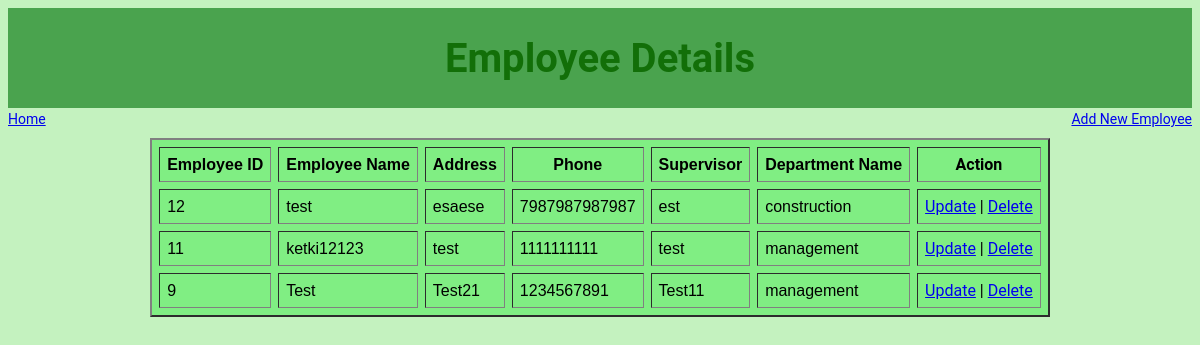
Page /employee/list.php on the committed database.
### tables this page shows
CREATE TABLE IF NOT EXISTS `employee` (
  `empid` int(10) UNSIGNED NOT NULL AUTO_INCREMENT,
  `ename` varchar(45) NOT NULL,
  `phone` varchar(45) NOT NULL,
  `addressid` varchar(50) NOT NULL,
  `supervisor` varchar(45) NOT NULL,
  `dept_id` int(10) UNSIGNED NOT NULL,
  PRIMARY KEY (`empid`),
  KEY `FK_employee_1` (`dept_id`)
);

CREATE TABLE IF NOT EXISTS `department` (
  `dept_id` int(10) UNSIGNED NOT NULL AUTO_INCREMENT,
  `dept_name` varchar(45) NOT NULL,
  PRIMARY KEY (`dept_id`)
);

### employee/list.php (the view, shortened to what this page needs)
<?php include '../config.php'; ?>
<html>
    <head>
    </head>
    <body>
    <div id="app">
      <div class="banner">
        <h1>Employee Details</h1>
      </div>
      <div class="main-subtitle">
          <div class="addnew">
          	<a href="<?php echo SITE_URL; ?>">Home</a>
          </div>
          <div class="addnewright">
            <a href="<?php echo SITE_URL; ?>employee/add.php">Add New Employee</a>
          </div>
      </div>
      <table name="Employee" border="2" cellspacing="7" cellpadding="7" align="center" style="margin-top: 8;">
            <tr>
                <th><font face="Arial, Helvetica, sans-serif">Employee ID</font></th>
                <th><font face="Arial, Helvetica, sans-serif">Employee Name</font></th>
                <th><font face="Arial, Helvetica, sans-serif">Address</font></th>
                <th><font face="Arial, Helvetica, sans-serif">Phone</font></th>
                <th><font face="Arial, Helvetica, sans-serif">Supervisor</font></th>
                <th><font face="Arial, Helvetica, sans-serif">Department Name</font></th>
                <th>Action</th>
            </tr>
          	<?php $sql = "SELECT employee.*, department.dept_name as dept_name FROM employee INNER JOIN department ON employee.dept_id = department.dept_id ORDER BY employee.empid DESC;";
					$result = $conn->query($sql);
					if ($result->num_rows > 0) {
						while($row = $result->fetch_assoc()) {
			?>
            <tr>
              <td><font face="Arial, Helvetica, sans-serif"><?php echo $row['empid']; ?></font></td>
              <td><font face="Arial, Helvetica, sans-serif"><?php echo $row['ename']; ?></font></td>
              <td><font face="Arial, Helvetica, sans-serif"><?php echo $row['addressid']; ?></font></td>
              <td><font face="Arial, Helvetica, sans-serif"><?php echo $row['phone']; ?></font></td>
              <td><font face="Arial, Helvetica, sans-serif"><?php echo $row['supervisor']; ?></font></td>
              <td><font face="Arial, Helvetica, sans-serif"><?php echo $row['dept_name']; ?></font></td>
          	<td><a href="<?php echo 'update.php?eid='.$row['empid']; ?>">Update</a> | <a href="<?php echo 'delete.php?eid='.$row['empid']; ?>" onclick="return confirm('Are you sure you want to delete this record?')">Delete</a></td>
            </tr>
            <?php } }else{ ?>
            <tr>
				<td colspan="6">No record found</td>
            </tr>
			<?php }?>
        </table>
      </div>
    </body>
</html>

### employee/list.php (style rules this page uses)
body, div, form, input, select, textarea, label, p { font-family: Roboto, Arial, sans-serif; font-size: 14px; color: black; line-height: 22px; background-color: #c4f2bf; }
h1 { position: absolute; align-self: center; font-size: 40px; color:#126f08; z-index: 2; line-height: 83px; }
.banner { position: relative; height: 100px; background-color: #5dcc61 ; background-size: cover; display: flex; justify-content: center; align-items: center; text-align: center; }
.banner::after { content: ""; background-color: rgba(0, 0, 0, 0.2); position: absolute; width: 100%; height: 100%; }
table { background-color:#80ee83; position: relative; align-items: center; }
.addNew { padding-right: 24%; text-align: right; }
.addnewright { display: inline-block; float: right; }
.addnew { display:inline-block; }

### rows in the picture
employee: empid "12", ename "test", addressid "esaese", phone "7987987987987", supervisor "est", dept.dept_name "construction"
employee: empid "11", ename "ketki12123", addressid "test", phone "1111111111", supervisor "test", dept.dept_name "management"
employee: empid "9", ename "Test", addressid "Test21", phone "1234567891", supervisor "Test11", dept.dept_name "management"
